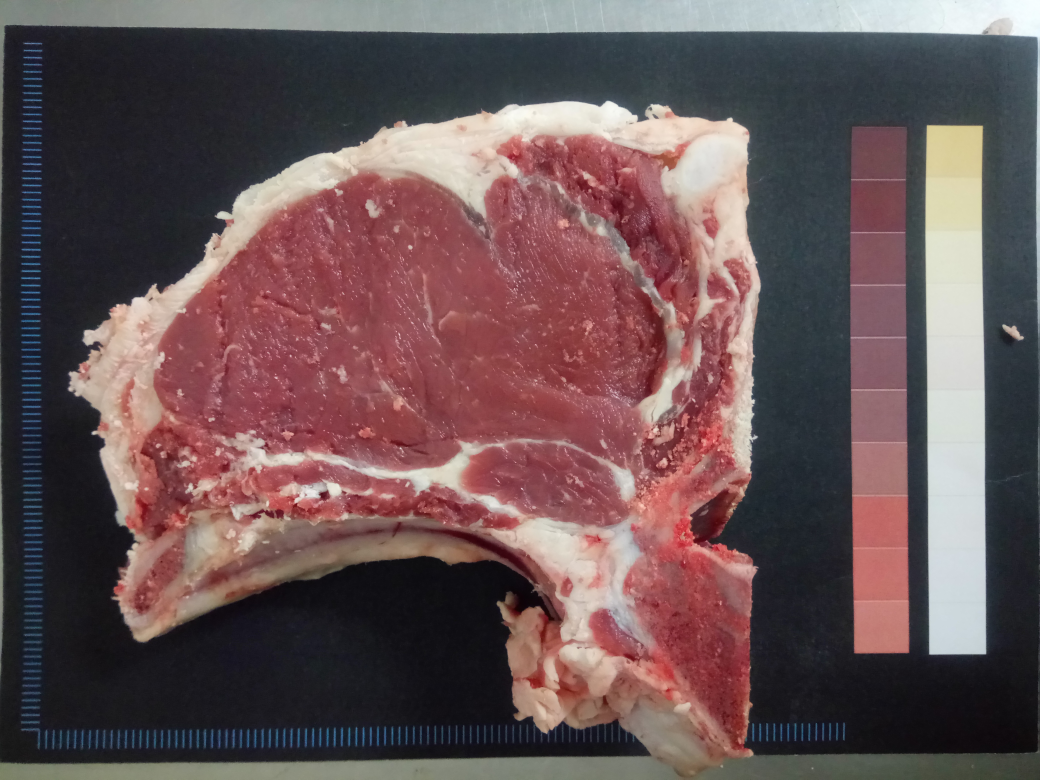
%> input picture bife.JPG, 4160 x 3120 px (shown at 1/4 size)
$ octave taller.m   (GNU Octave 9; MATLAB toolbox functions it lacks are replaced by stand-ins)
%> lines starting %> are read from the running program, lines starting %| are printed output that depends on the picture
clear all;
clc;

I = imread('bife.JPG');
GT = imread('bife.JPG');
I = double(I);
I= (I - min(I(:))) / (max(I(:)) - min(I(:)));
%I= I(:,:,1);
I= I(:,:, 1);
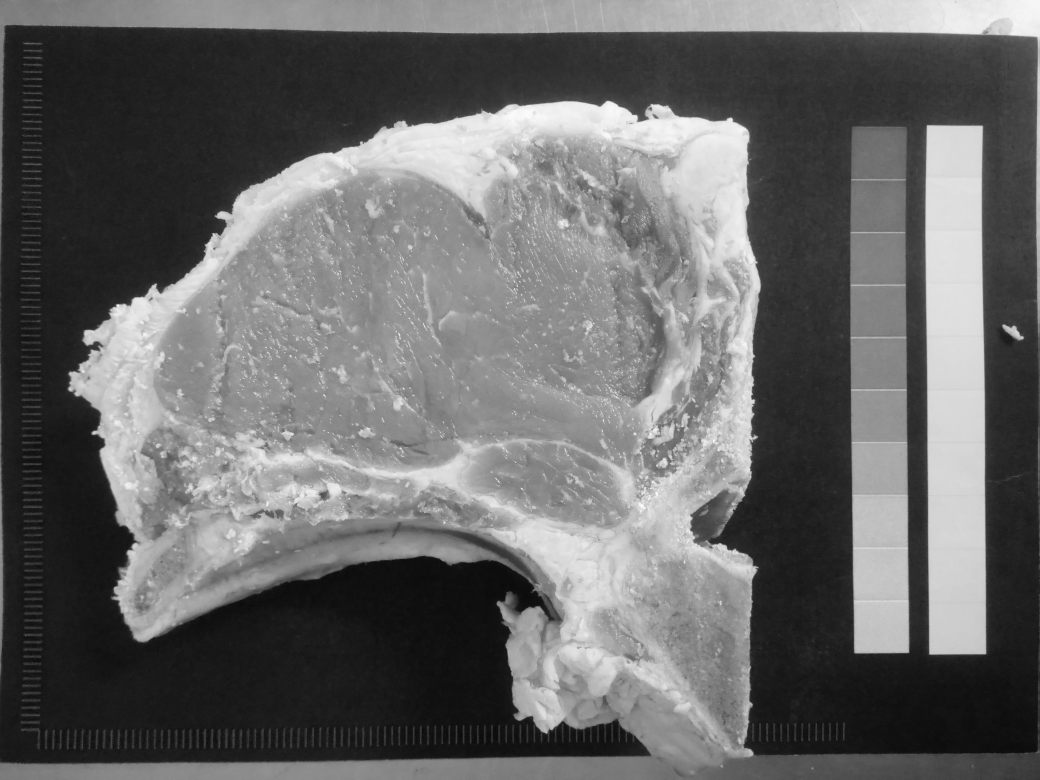
%> I: size 3120x4160 double (shown at 1/4 size); min 0, max 1, mean 0.41
figure(1), imshow(I);

%%
I(I > 0.34) = 1;
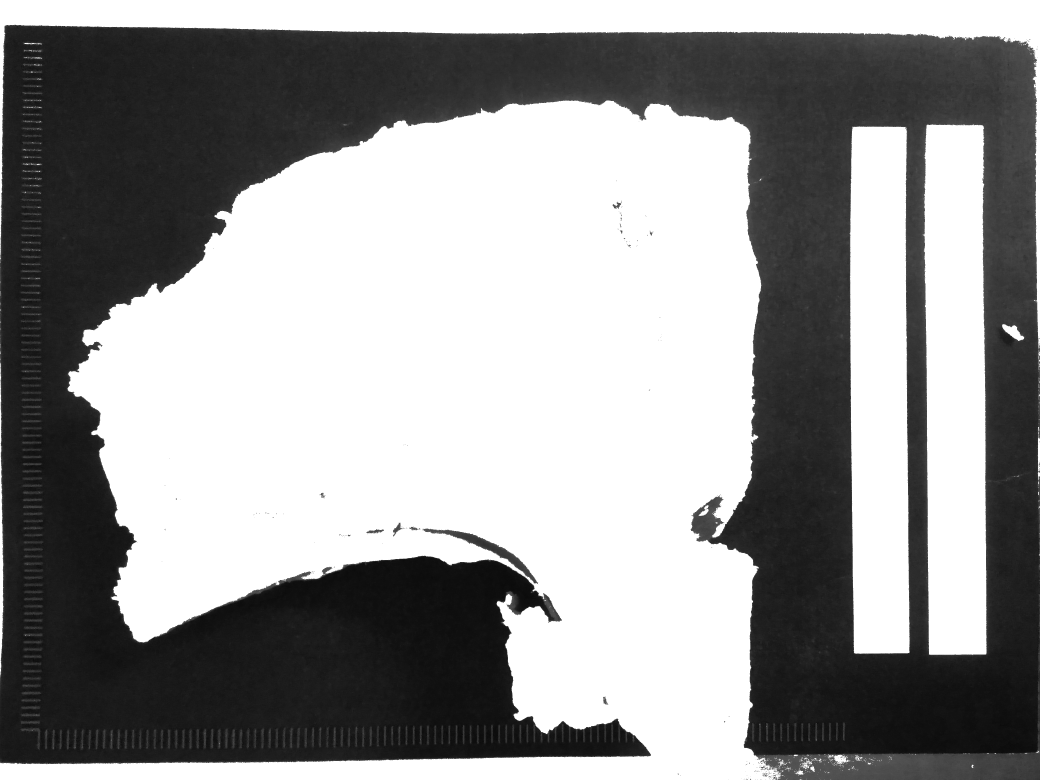
%> I: size 3120x4160 double (shown at 1/4 size); min 0, max 1, mean 0.592
figure(2), imshow(I)

%%

y=[1579 1579 1586 1598 1596];
x=[1389 1411 1421 1415 1402];
P=[x(:) y(:)];

% Opciones
Options=struct;
Options.Verbose=true;

%Variar un solo valor a la vez
Options.Alpha =  0.2 %0.2; %2.0
Options.Beta =  0.2; %0.2
Options.Kappa =  6; %0.2 % 6; %0.2 %Fuerza externa

Options.Iterations=40;
%> (the run ends here)
